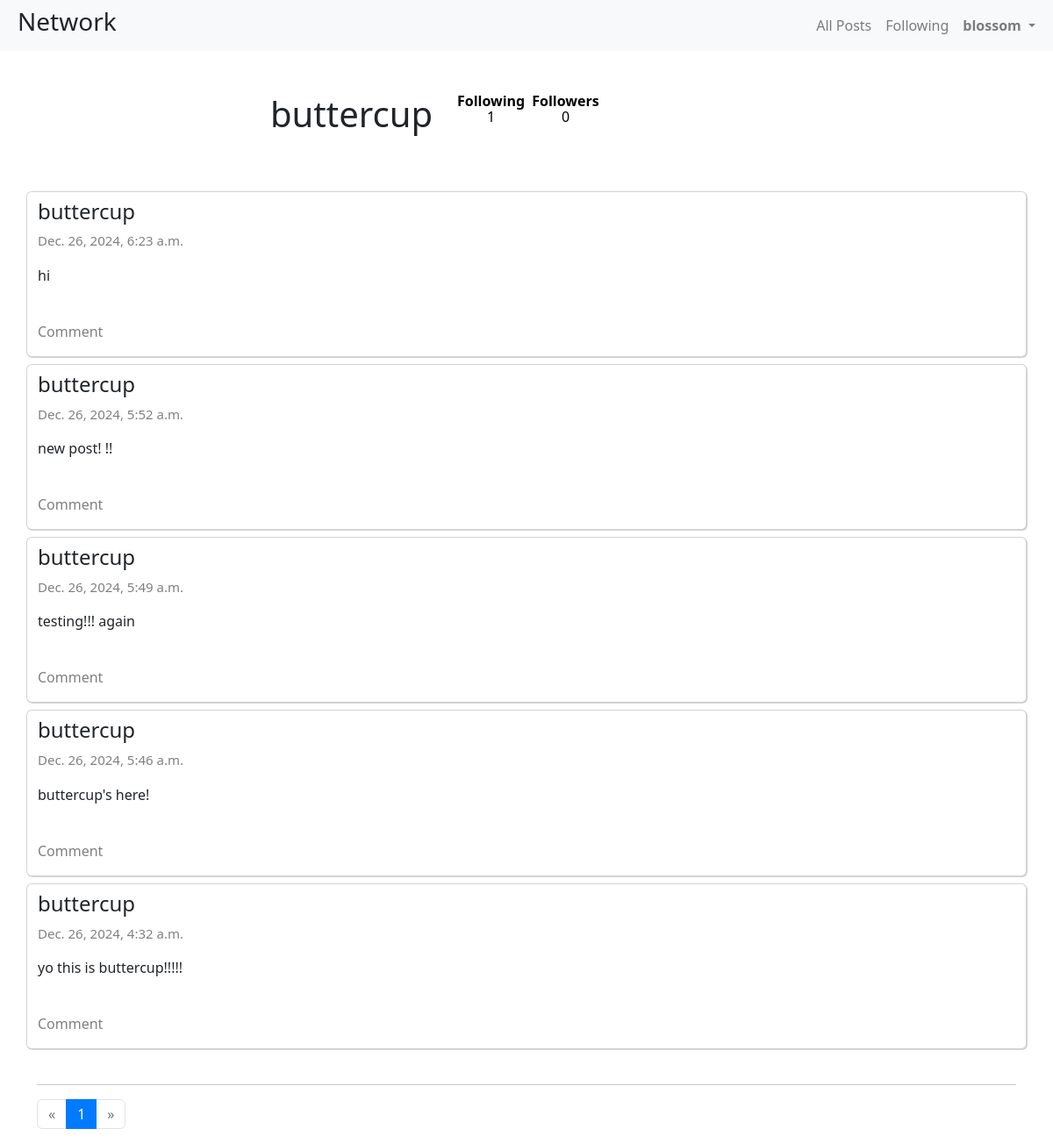
The app's page /profile/4 (signed in) with its own data.
### network/models.py (models this page shows, shortened)
class User(AbstractUser):
    pass

class Post(models.Model) :
    post = models.TextField()
    author = models.ForeignKey(User, on_delete=models.CASCADE,related_name="posts", default=0)
    date_posted = models.DateTimeField(auto_now_add=True)
    like_count = models.IntegerField(default=0)
    objects = CreatePost()

### network/views.py (the view)
# urls.py: path("profile/<int:user_id>", views.profile, name="profile"),
def profile(request,user_id):
    posts = Post.objects.filter(author=user_id).order_by("-date_posted").all()
    follower_count = Follow.objects.filter(account=user_id, follow=True).count()
    following_count = Follow.objects.filter(user=user_id, follow=True).count()
    if request.user.id == user_id :
        follow_status = None
    else:
        try:
            follow_status = Follow.objects.get(account=user_id, user= request.user)
        except:
            follow_status = None
    paginator = Paginator(posts, 10)
    page_number = request.GET.get('page')
    page_obj = paginator.get_page(page_number)
    return render(request, "network/profile.html", {
        "author": User.objects.get(pk=user_id),
        "follow_status" : follow_status,
        "follower_count": follower_count,
        "following_count" : following_count,
        'page_obj': page_obj})

### network/templates/network/profile.html (shortened to what this page needs)
{% extends "network/layout.html" %}
{% load static %}
{% block body %}
<div class="container">
    <div class="row">
        <div class="col-5 mt-5">
            <h1 class="profile" style="text-align: right;" data-id = {{author.id}}>{{author.username}}</h1>
        </div>
        <div class="col-2 mt-5">
            <table class="table table-sm">
                <thead>
                  <tr>
                    <th scope="col">Following</th>
                    <th scope="col">Followers</th>
                  </tr>
                </thead>
                <tbody>
                  <tr>
                    <td>{{following_count}}</td>
                    <td>{{follower_count}}</td>
                  </tr>
                </tbody>
              </table>
        </div>
    </div>
    <br><br>
    <div class="row">
    {% for p in page_obj %}
            <div class="card">
                <div id="post-view">
                    <h4>{{p.author.username}}</h4>
                    <p class="date">{{p.date_posted}}</p>
                    <p>{{p.post}}</p>
                    <div style="display:inline-flex">
                        </div>
                    <p style="color:grey">Comment</p>
                </div>
            </div>
{% empty %}
<h4 style="text-align: center";>No posts yet</h4>
    {% endfor %}
</div>
    <br>
    <hr>
       <nav aria-label="Page navigation">
           <ul class="pagination">
               {% if page_obj.has_previous %}
             <li class="page-item">
               <a class="page-link" href="?page={{ page_obj.previous_page_number }}" aria-label="Previous">
                 <span aria-hidden="true">&laquo;</span>
               </a>
             </li>
             {% else %}
             <li class="page-item disabled">
               <span class="page-link" aria-hidden="true">&laquo;</span>
             </li>
             {% endif %}
             {% for i in page_obj.paginator.page_range %}
               {% if page_obj.number == i %}
             <li class="page-item active" aria-current="page">
               <a class="page-link" href="#">{{i}}</a>
               </li>
               {% else %}
               <li class="page-item" aria-current="page">
                   <a class="page-link" href="#?page={{i}}">{{i}}</a>
               {% endif %}
               {% endfor %}
               {% if page_obj.has_next %}
               <li class="page-item">
               <a class="page-link" href="?page={{ page_obj.next_page_number }}" aria-label="Next">
                 <span aria-hidden="true">&raquo;</span>
               </a>
             </li>
             {% else %}
             <li class="page-item disabled">
               <span class="page-link" aria-hidden="true">&raquo;</span>
           </li>
           {% endif %}
           </ul>
         </nav>
   </div>
</div>
{% endblock %}

### network/templates/network/layout.html (shortened to what this page needs)
{% load static %}
<!DOCTYPE html>
<html lang="en">
    <head>
        <link rel="stylesheet" href="https://stackpath.bootstrapcdn.com/bootstrap/4.4.1/css/bootstrap.min.css">
        <link rel="stylesheet" href="https://cdnjs.cloudflare.com/ajax/libs/font-awesome/6.5.1/css/all.min.css" />
        <link href="https://cdn.jsdelivr.net/npm/bootstrap@5.3.2/dist/css/bootstrap.min.css" rel="stylesheet">
        <link href="{% static 'network/styles.css' %}" rel="stylesheet">
    </head>
    <body>
        <nav class="navbar navbar-expand-lg navbar-light bg-light">
            <div class="container-fluid">
            <h3 class="ms-2"> Network</h3>
            <div class="collapse navbar-collapse" id="navbarSupportedContent">
                <ul class="navbar-nav ms-auto mb-2 mb-lg-0">
                    <li class="nav-item">
                        <a class="nav-link" href="{% url 'index' %}">All Posts</a>
                    </li>
                    {% if user.is_authenticated %}
                    <li class="nav-item">
                        <a class="nav-link" href="{% url 'following-page' %}">Following</a></li>
                        <div class="collapse navbar-collapse" id="navbarNavLightDropdown">
                            <li class="nav-item dropdown">
                                <a class="nav-link dropdown-toggle profile-nav" href="#" role="button" data-bs-toggle="dropdown" aria-expanded="false" data-id={{user.id}}>
                                    <strong>{{ user.username }}</strong>
                                </a>
                            </li>
                        </div>
                    {% endif %}
                </ul>
            </div>
            </div>
          </nav>
        <div class="body">
            {% block body %}
            {% endblock %}
    </body>
</html>

### network/static/network/styles.css (style rules this page uses)
.date { color: gray !important; font-size: 15px; }
.card { padding-top: 8px !important; box-shadow: 1px 1px 0px 0px lightgray; margin-top: 8px; width: 100% }
.table { border: none !important; text-align: center !important; line-height: 65%; }
.table tr, .table td, .table th { border: 0!important; }

### records on screen
User: username "blossom"
User: username "buttercup"
Post: author.username "buttercup", date_posted "Dec. 26, 2024, 6:23 a.m.", post "hi"
Post: author.username "buttercup", date_posted "Dec. 26, 2024, 5:52 a.m.", post "new post! !!"
Post: author.username "buttercup", date_posted "Dec. 26, 2024, 5:49 a.m.", post "testing!!! again"
Post: author.username "buttercup", date_posted "Dec. 26, 2024, 5:46 a.m.", post "buttercup's here!"
Post: author.username "buttercup", date_posted "Dec. 26, 2024, 4:32 a.m.", post "yo this is buttercup!!!!!"

### other values on screen
{{ following_count }} "1"
{{ follower_count }} "0"
{{ i }} "1"
